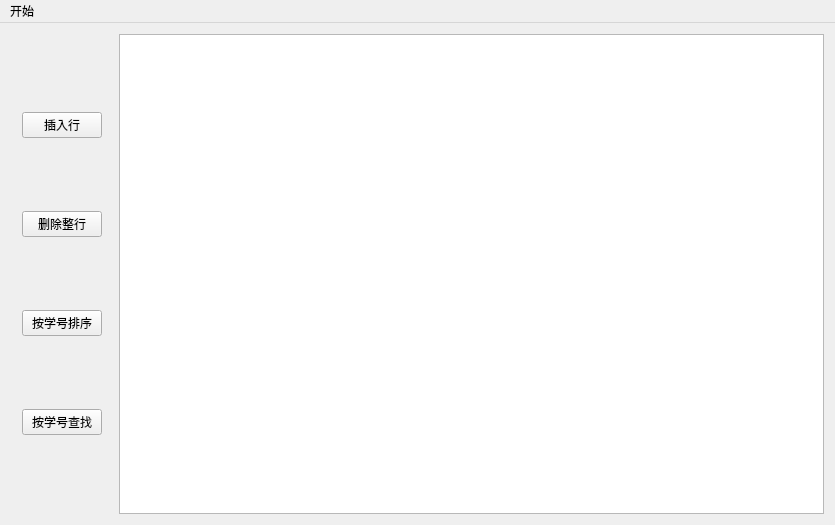
<?xml version="1.0" encoding="UTF-8"?>
<ui version="4.0">
 <class>SHSMS</class>
 <widget class="QMainWindow" name="SHSMS">
  <property name="geometry">
   <rect>
    <x>0</x>
    <y>0</y>
    <width>835</width>
    <height>525</height>
   </rect>
  </property>
  <property name="windowTitle">
   <string>SHSMS</string>
  </property>
  <widget class="QWidget" name="centralWidget">
   <layout class="QHBoxLayout" name="horizontalLayout">
    <item>
     <widget class="QWidget" name="widget" native="true">
      <layout class="QVBoxLayout" name="verticalLayout">
       <item>
        <widget class="QPushButton" name="btnInsert">
         <property name="text">
          <string>插入行</string>
         </property>
        </widget>
       </item>
       <item>
        <widget class="QPushButton" name="btnDelete">
         <property name="text">
          <string>删除整行</string>
         </property>
        </widget>
       </item>
       <item>
        <widget class="QPushButton" name="btnSort">
         <property name="text">
          <string>按学号排序</string>
         </property>
        </widget>
       </item>
       <item>
        <widget class="QPushButton" name="btnSearch">
         <property name="text">
          <string>按学号查找</string>
         </property>
        </widget>
       </item>
      </layout>
     </widget>
    </item>
    <item>
     <widget class="QTableWidget" name="tableWidget"/>
    </item>
   </layout>
  </widget>
  <widget class="QMenuBar" name="menuBar">
   <property name="geometry">
    <rect>
     <x>0</x>
     <y>0</y>
     <width>835</width>
     <height>26</height>
    </rect>
   </property>
   <widget class="QMenu" name="menu">
    <property name="title">
     <string>开始</string>
    </property>
    <addaction name="actionOpen"/>
    <addaction name="actionSave"/>
    <addaction name="actionSaveAs"/>
    <addaction name="actionClose"/>
   </widget>
   <addaction name="menu"/>
  </widget>
  <action name="actionOpen">
   <property name="text">
    <string>打开</string>
   </property>
  </action>
  <action name="actionSave">
   <property name="text">
    <string>保存</string>
   </property>
  </action>
  <action name="actionSaveAs">
   <property name="text">
    <string>保存为…</string>
   </property>
  </action>
  <action name="actionClose">
   <property name="text">
    <string>退出</string>
   </property>
  </action>
  <action name="actiona_2">
   <property name="text">
    <string>按学号</string>
   </property>
  </action>
  <action name="actiona_3">
   <property name="text">
    <string>按学号</string>
   </property>
  </action>
  <action name="actiona_4">
   <property name="text">
    <string>a</string>
   </property>
  </action>
  <action name="actiona_5">
   <property name="text">
    <string>按学号</string>
   </property>
  </action>
  <action name="actiona_6">
   <property name="text">
    <string/>
   </property>
  </action>
 </widget>
 <layoutdefault spacing="6" margin="11"/>
 <resources/>
 <connections/>
</ui>
